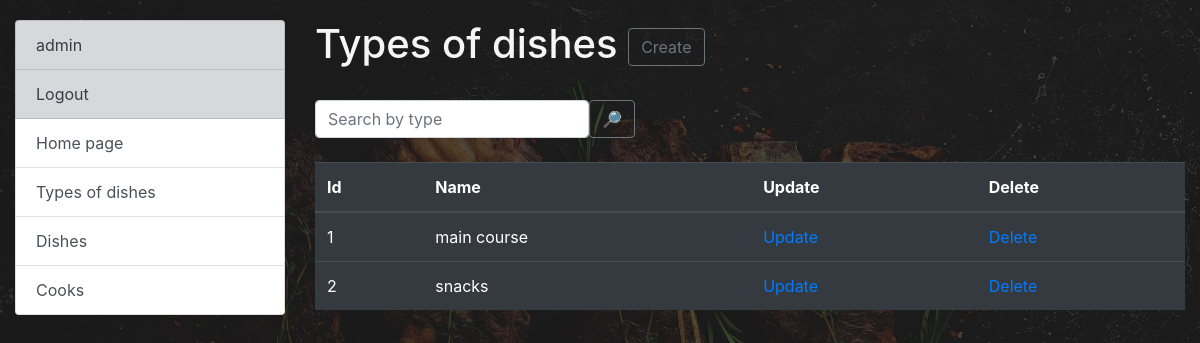
/dishtype/ (signed in), run on an earlier commit of the app's database.
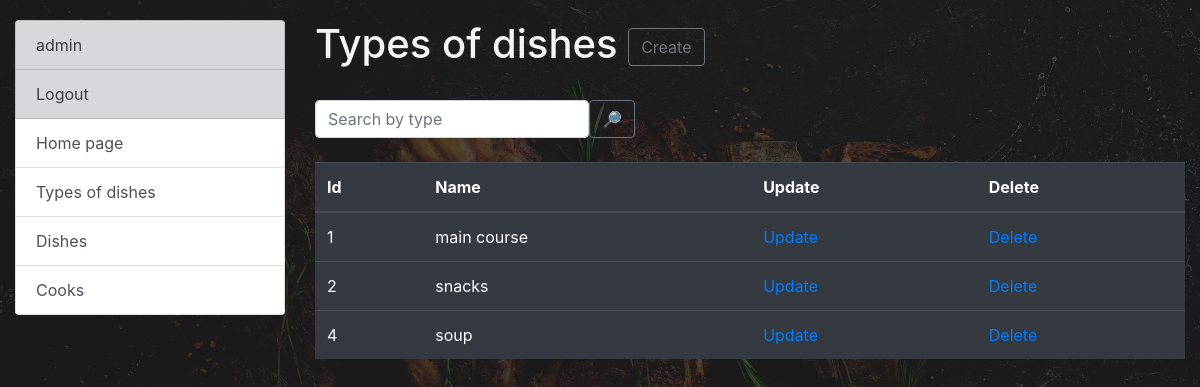
And on a later commit of the database.
### kitchen/models.py (models this page shows, shortened)
class DishType(models.Model):
    name = models.CharField(max_length=50, unique=True)
    class Meta:
        ordering = ["name"]

### kitchen/views.py (the view)
# urls.py: path("dishtype/", DishTypeListView.as_view(), name="dish-type-list"),
class DishTypeListView(LoginRequiredMixin, generic.ListView):
    model = DishType
    context_object_name = "dishes_type_list"
    template_name = "kitchen/dishes_type_list.html"
    paginate_by = 5
    queryset = DishType.objects.all()
    def get_context_data(self, *, object_list=None, **kwargs):
        context = super(DishTypeListView, self).get_context_data(**kwargs)
        name = self.request.GET.get("name", "")
        context["search_form"] = DishTypeSearchForm(initial={"name": name})
        return context
    def get_queryset(self):
        form = DishTypeSearchForm(self.request.GET)
        if form.is_valid():
            return self.queryset.filter(name__icontains=form.cleaned_data["name"])
        return self.queryset

### kitchen/form.py
class DishTypeSearchForm(forms.Form):
    name = forms.CharField(
        max_length=255,
        required=False,
        label="",
        widget=forms.TextInput(attrs={"placeholder": "Search by type"}),
    )

### templates/kitchen/dishes_type_list.html (shortened to what this page needs)
{% extends "base.html" %}
{% load crispy_forms_filters %}
{% block content %}
  <h1>
    Types of dishes
  <a href="{% url 'kitchen:dish-type-create' %}" class="btn btn-outline-secondary"> Create </a>
  </h1>
  <br>
  <form action="" method="get" class="form-inline">
    {{ search_form|crispy }}
    <input type="submit" class="btn btn-outline-secondary" value="🔎">
  </form>
  <br>
  {% if dishes_type_list %}
      <table class="table table table-dark">
      <thead>
        <tr>
          <th scope="col">Id</th>
          <th scope="col">Name</th>
          <th scope="col">Update</th>
          <th scope="col">Delete</th>
        </tr>
      </thead>
          <tbody>
          {% for types in dishes_type_list %}
            <thead>
            <tr>
            <td>{{ types.id }}</td>
            <td>{{ types.name }}</td>
            <td>
              <a href="{% url 'kitchen:dish-type-update' pk=types.id %}">Update</a>
            </td>
            <td>
              <a href="{% url 'kitchen:dish-type-delete' pk=types.id %}">Delete</a>
            </td>
      </tr>
            </thead>
          </tbody>
        {% endfor %}
      </table>
  {% else %}
    <p>There are no dish types</p>
  {% endif %}
{% endblock %}

What changed in the data, as far as the page shows it:
added DishType: id "4", name "soup"
